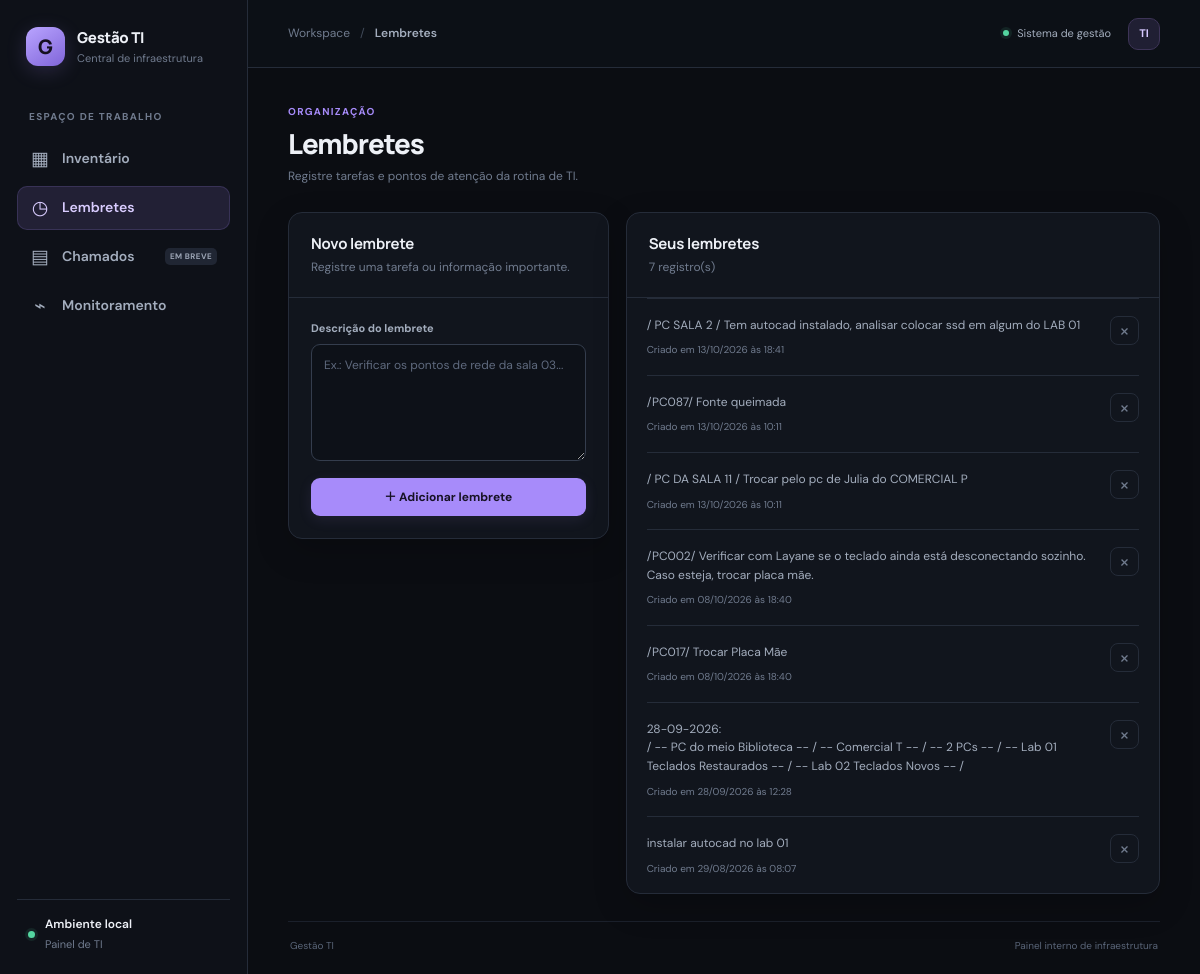
Before: /lembretes with the older database file.
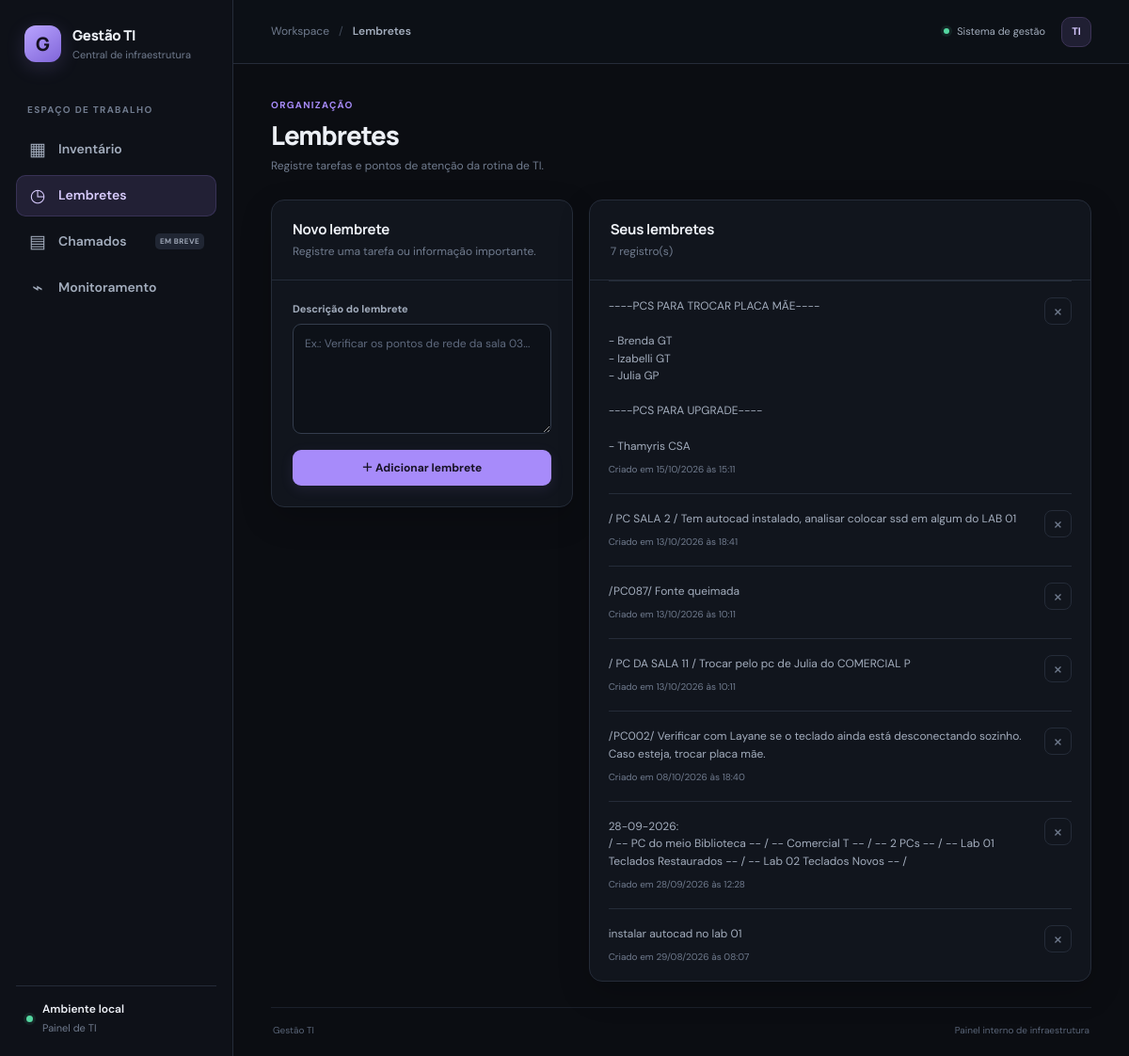
After: the same page with the newer database file.
### database/models.py (models this page shows)
class Lembrete(db.Model):
    __tablename__ = 'lembretes'
    id = db.Column(db.Integer, primary_key=True)
    texto = db.Column(db.Text, nullable=False)
    criado_em = db.Column(db.DateTime, default=agora)

### services/lembrete_services.py (the view)
def lembretes():
    if request.method == 'POST':
        texto = (request.form.get('texto') or '').strip()
        if texto:
            db.session.add(Lembrete(texto=texto))
            db.session.commit()
        return redirect(url_for('lembretes'))
    lista = Lembrete.query.order_by(Lembrete.criado_em.desc()).all()
    return render_template('lembretes.html', lembretes=lista)

### templates/lembretes.html (shortened to what this page needs)
{% extends "base.html" %}
{% block breadcrumb %}Lembretes{% endblock %}
{% block content %}
<section class="page-heading"><div><div class="eyebrow">ORGANIZAÇÃO</div><h1>Lembretes</h1><p class="page-description">Registre tarefas e pontos de atenção da rotina de TI.</p></div></section>
<div class="content-columns">
    <section class="panel">
        <div class="panel-header"><div><h2>Novo lembrete</h2><p>Registre uma tarefa ou informação importante.</p></div></div>
        <form method="POST" class="form reminder-form">
            <label class="field"><span>Descrição do lembrete</span><textarea name="texto" rows="5" placeholder="Ex.: Verificar os pontos de rede da sala 03..." required></textarea></label>
            <button type="submit" class="btn btn-primary">＋ Adicionar lembrete</button>
        </form>
    </section>
    <section class="panel">
        <div class="panel-header"><div><h2>Seus lembretes</h2><p>{{ lembretes|length }} registro(s)</p></div></div>
        <ul class="item-list reminder-list">
        {% for lembrete in lembretes %}
            <li><div class="item-list-copy"><p>{{ lembrete.texto }}</p><span class="item-meta">Criado em {{ lembrete.criado_em.strftime('%d/%m/%Y às %H:%M') }}</span></div><form method="POST" action="{{ url_for('excluir_lembrete', lembrete_id=lembrete.id) }}" class="inline-form" onsubmit="return confirm('Excluir este lembrete?');"><button type="submit" class="icon-button" aria-label="Excluir lembrete">×</button></form></li>
        {% else %}<li class="empty-state compact"><span class="empty-icon">◷</span><strong>Nenhum lembrete ainda</strong><p>Os lembretes adicionados aparecerão aqui.</p></li>{% endfor %}
        </ul>
    </section>
</div>
{% endblock %}

### templates/base.html (shortened to what this page needs)
<!DOCTYPE html>
<html lang="pt-br">
<head>
    <link rel="stylesheet" href="{{ url_for('static', filename='css/style.css') }}">
</head>
<body>
    <div class="app-shell">
        <aside class="sidebar">
            <a href="{{ url_for('index') }}" class="brand">
                <span class="brand-mark">G</span>
                <span class="brand-copy"><strong>Gestão TI</strong><small>Central de infraestrutura</small></span>
            </a>
            <div class="nav-label">ESPAÇO DE TRABALHO</div>
            <nav class="main-nav" aria-label="Navegação principal">
                <a href="{{ url_for('index') }}" class="nav-link {% if request.endpoint == 'index' %}active{% endif %}">
                    <span class="nav-icon">▦</span><span>Inventário</span>
                </a>
                <a href="{{ url_for('lembretes') }}" class="nav-link {% if request.endpoint in ['lembretes', 'excluir_lembrete'] %}active{% endif %}">
                    <span class="nav-icon">◷</span><span>Lembretes</span>
                </a>
                <a href="{{ url_for('chamados') }}" class="nav-link {% if request.endpoint == 'chamados' %}active{% endif %}">
                    <span class="nav-icon">▤</span><span>Chamados</span><span class="nav-soon">EM BREVE</span>
                </a>
                <a href="{{ url_for('ping') }}" class="nav-link {% if request.endpoint in ['ping', 'verificar_ping', 'remover_ping'] %}active{% endif %}">
                    <span class="nav-icon">⌁</span><span>Monitoramento</span>
                </a>
            </nav>
            <div class="sidebar-bottom">
                <span class="status-dot"></span>
                <span><strong>Ambiente local</strong><small>Painel de TI</small></span>
            </div>
        </aside>
        <div class="main-area">
            <header class="topbar">
                <div class="breadcrumb"><span>Workspace</span><span class="breadcrumb-separator">/</span><strong>{% block breadcrumb %}Visão geral{% endblock %}</strong></div>
                <div class="topbar-right"><span class="system-indicator"><span class="status-dot"></span> Sistema de gestão</span><span class="avatar">TI</span></div>
            </header>
            <main class="container">
                {% block content %}{% endblock %}
                <footer class="site-footer"><span>Gestão TI</span><span>Painel interno de infraestrutura</span></footer>
            </main>
        </div>
    </div>
</body>
</html>

Changed rows visible on the page:
removed Lembrete: texto "/PC017/ Trocar Placa Mãe", criado_em "08/10/2026 às 18:40"
added Lembrete: texto "----PCS PARA TROCAR PLACA MÃE---- - Brenda GT - Izabelli GT - Julia GP ----PCS PARA UPGRADE---- - Thamyris CSA", criado_em "15/10/2026 às 15:11"
